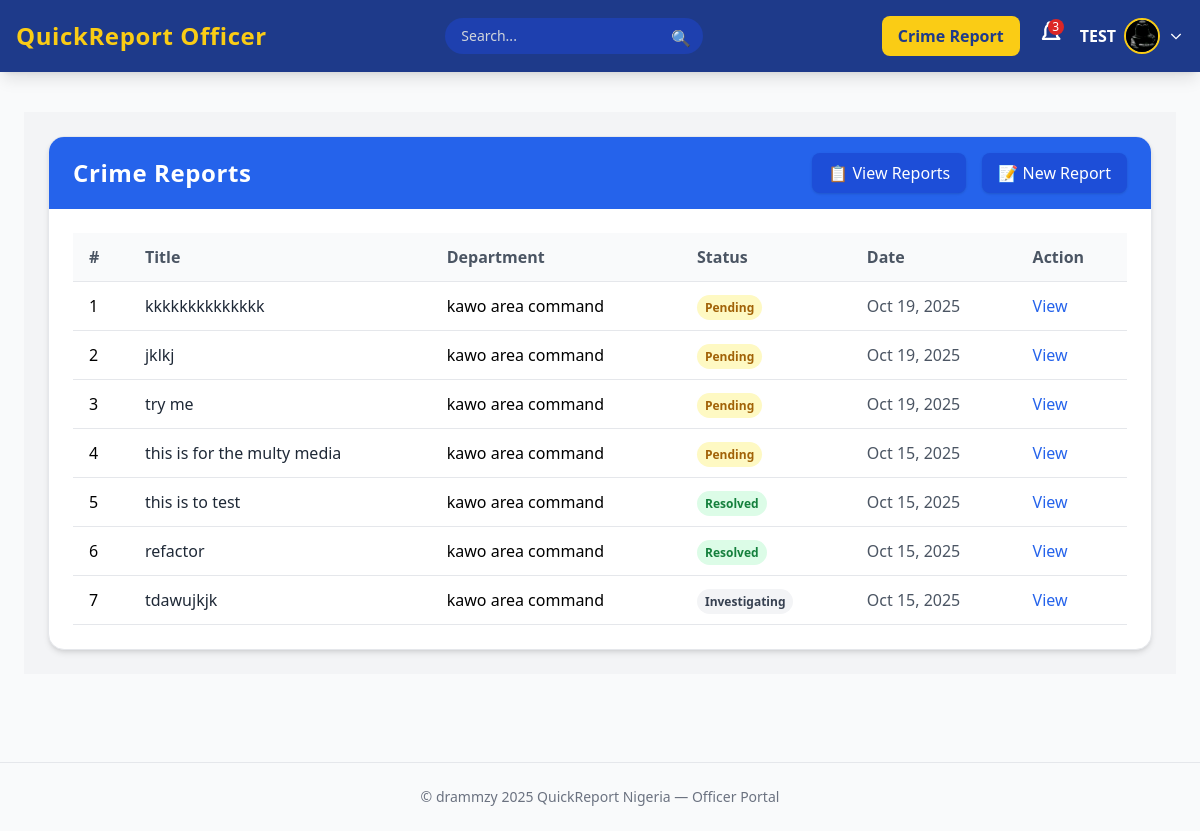
The page /add-report/ (signed in) on the database as committed earlier.
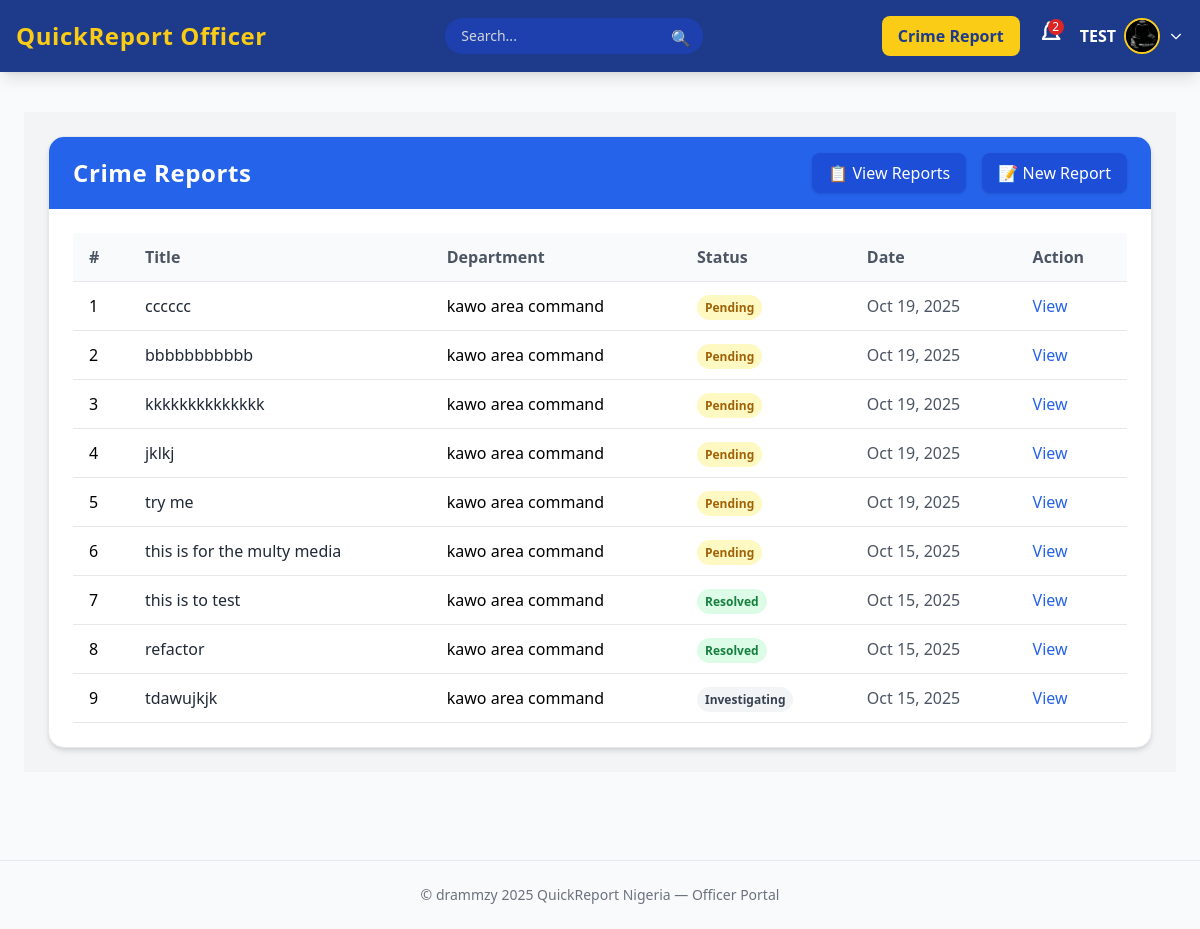
The same page on the database as committed later.
### crime_app/models.py (models this page shows, shortened)
class CrimeReport(models.Model):
    STATUS_CHOICES = (
        ('Pending', 'Pending'),
        ('Investigating', 'Investigating'),
        ('Resolved', 'Resolved'),
        ('Dismissed', 'Dismissed')
    )
    PRIORITY_CHOICES = (
        ('Low', 'Low'),
        ('Medium', 'Medium'),
        ('High', 'High'),
        ('Emergency', 'Emergency')
    )
    INCIDENT_TYPES = [
        ('CR-TEMP', 'CR-TEMP'),
        ('ASSAULT', 'Assault'),
        ('BURGLARY', 'Burglary'),
        ('THEFT', 'Theft'),
        ('ROBBERY', 'Robbery'),
        ('VANDALISM', 'Vandalism'),
        ('FRAUD', 'Fraud'),
        ('CYBERCRIME', 'Cyber Crime'),
        ('DRUG_OFFENSE', 'Drug Offense'),
        ('TRAFFIC_ACCIDENT', 'Traffic Accident'),
        ('DOMESTIC_VIOLENCE', 'Domestic Violence'),
        ('HARASSMENT', 'Harassment'),
        ('OTHER', 'Other'),
    ]
    report_id = models.CharField(max_length=12, unique=True, editable=False)
    reporter = models.ForeignKey(User, on_delete=models.SET_NULL, null=True, blank=True, related_name='reports')
    department = models.ForeignKey(Department, on_delete=models.SET_NULL, null=True, blank=True)
    title = models.CharField(max_length=200)
    description = models.TextField()
    location = models.CharField(max_length=255)
    latitude = models.FloatField(null=True, blank=True)
    longitude = models.FloatField(null=True, blank=True)
    incident_type = models.CharField(max_length=50, choices=INCIDENT_TYPES)
    priority = models.CharField(max_length=20, choices=PRIORITY_CHOICES, default='Medium')
    evidence_image = models.ImageField(upload_to='evidence/images/%Y/%m/%d/', null=True, blank=True)
    evidence_video = models.FileField(upload_to='evidence/videos/%Y/%m/%d/', null=True, blank=True)
    evidence_audio = models.FileField(upload_to='evidence/audio/%Y/%m/%d/', null=True, blank=True)
    date_reported = models.DateTimeField(auto_now_add=True)
    date_updated = models.DateTimeField(auto_now=True)
    status = models.CharField(max_length=20, choices=STATUS_CHOICES, default='Pending')
    class Meta:
        ordering = ['-date_reported']
        indexes = [
            models.Index(fields=['status', 'date_reported']),
            models.Index(fields=['reporter', 'date_reported']),
            models.Index(fields=['department', 'date_reported']),
        ]
        verbose_name = "Crime Report"
        verbose_name_plural = "Crime Reports"

class Department(models.Model):
    name = models.CharField(max_length=100, unique=True)
    location = models.CharField(max_length=150)
    contact_number = models.CharField(max_length=20, blank=True, null=True)
    established_date = models.DateField(blank=True, null=True)
    is_active = models.BooleanField(default=True)
    def __str__(self):
        return f"{self.name} ({'Active' if self.is_active else 'Suspended'})"

### crime_app/views.py (the view)
# urls.py: path('add-report/', views.add_report, name='add-report'),
def add_report(request):
    if not hasattr(request.user, 'officer'):
        messages.error(request, "Only officers can access this page.")
        return redirect('my-login')
    if request.method == 'POST':
        form = CrimeReportForm(request.POST, request.FILES)
        if form.is_valid():
            report = form.save(commit=False)
            report.evidence_image = request.FILES.get('photo_file') or request.FILES.get('evidence_image')
            report.evidence_audio = request.FILES.get('audio_file') or request.FILES.get('evidence_audio')
            report.evidence_video = request.FILES.get('video_file') or request.FILES.get('evidence_video')
            if request.user.is_authenticated:
                report.reporter = request.user
            if hasattr(request.user, 'officer'):
                report.department = request.user.officer.department
            report.save()
            if report.department:
                officers = Officer.objects.filter(department=report.department)
                for officer in officers:
                    Notification.objects.create(
                        officer=officer,
                        message=f"🚨 New crime reported in your department: {report.title}"
                    )
            messages.success(request, "Crime report submitted successfully!")
            return redirect('officer-board')
    else:
        form = CrimeReportForm()
    reports = CrimeReport.objects.filter(department=request.user.officer.department).order_by('-date_reported')
    return render(request, 'crime_app/officerPage/add-report.html', {'form': form, 'reports': reports})

### crime_app/context_processors.py (called while the page is built)
def officer_notifications(request):
    if request.user.is_authenticated and hasattr(request.user, 'officer'):
        officer = request.user.officer
        unread_count = officer.notifications.filter(is_read=False).count()
        recent_notifications = officer.notifications.order_by('-created_at')[:5]
    else:
        unread_count = 0
        recent_notifications = []
    return {
        'unread_count': unread_count,
        'recent_notifications': recent_notifications,
    }

### crime_app/templates/crime_app/officerPage/add-report.html (shortened to what this page needs)
{% extends "crime_app/officerPage/main.html" %}
{% load static %}
{% load crispy_forms_tags %}
{% block content %}
<div class="bg-gray-100 p-6">
  <div class="max-w-7xl mx-auto bg-white rounded-2xl shadow-md overflow-hidden border border-gray-200">
    <div class="flex justify-between items-center bg-blue-600 text-white px-6 py-4">
      <h1 class="text-2xl font-bold tracking-wide">Crime Reports</h1>
      <div class="space-x-3">
        <button id="showTableBtn"
          class="bg-blue-700 hover:bg-blue-800 text-white px-4 py-2 rounded-lg shadow transition">
          📋 View Reports
        </button>
        <button id="showFormBtn"
          class="bg-blue-700 text-white hover:bg-blue-800 px-4 py-2 rounded-lg shadow transition">
          📝 New Report
        </button>
      </div>
    </div>
    <div id="reportTableSection" class="p-6 overflow-x-auto">
      <table class="w-full text-left border-collapse">
        <thead class="bg-gray-50 border-b border-gray-200">
          <tr>
            <th class="px-4 py-3 font-semibold text-gray-600">#</th>
            <th class="px-4 py-3 font-semibold text-gray-600">Title</th>
            <th class="px-4 py-3 font-semibold text-gray-600">Department</th>
            <th class="px-4 py-3 font-semibold text-gray-600">Status</th>
            <th class="px-4 py-3 font-semibold text-gray-600">Date</th>
            <th class="px-4 py-3 font-semibold text-gray-600">Action</th>
          </tr>
        </thead>
        <tbody>
          {% for report in reports %}
          <tr class="border-b hover:bg-gray-50">
            <td class="px-4 py-3">{{ forloop.counter }}</td>
            <td class="px-4 py-3 font-medium text-gray-800">{{ report.title }}</td>
            <td class="px-4 py-3">{{ report.department.name }}</td>
            <td class="px-4 py-3">
              <span
                class="px-2 py-1 rounded-full text-xs font-semibold {% if report.status == 'Pending' %}bg-yellow-100 text-yellow-700{% elif report.status == 'Resolved' %}bg-green-100 text-green-700{% else %}bg-gray-100 text-gray-700{% endif %}">
                {{ report.status }}
              </span>
            </td>
            <td class="px-4 py-3 text-gray-600">{{ report.date_reported|date:"M d, Y" }}</td>
            <td class="px-4 py-3">
              <a href="{% url 'report-detail' report.id %}"
                class="text-blue-600 hover:underline font-medium">View</a>
            </td>
          </tr>
          {% empty %}
          <tr>
            <td colspan="6" class="text-center py-6 text-gray-500">No reports available.</td>
          </tr>
          {% endfor %}
        </tbody>
      </table>
    </div>
  </div>
</div>
{% endblock %}

### crime_app/templates/crime_app/officerPage/main.html (shortened to what this page needs)
{% load static %}
<!DOCTYPE html>
<html lang="en">
<head>
  <script src="https://cdn.tailwindcss.com"></script>
</head>
<body class="bg-gray-50 font-sans antialiased">
  <header class="bg-blue-900 text-white shadow-lg fixed top-0 w-full z-50">
    <div class="max-w-7xl mx-auto px-4 py-4 flex justify-between items-center">
      <div class="flex items-center space-x-2">
        <h1 class="text-2xl text-yellow-400 font-bold tracking-wide">
          <a href="{% url 'officer-board' %}">QuickReport Officer</a>
        </h1>
      </div>
      <div class="relative">
        <form method="GET" action="{% url 'search-report' %}" class="relative w-full max-w-md mx-auto">
        <input
            type="text"
            name="q"
            placeholder="Search..."
            value="{{ request.GET.q }}"
            class="bg-blue-800 text-sm px-4 py-2 rounded-full focus:outline-none focus:ring-2 focus:ring-yellow-400 placeholder-gray-300 text-gray-100 w-full pr-10"
        >
        <button type="submit" class="absolute right-0 top-0 mt-2 mr-3 text-gray-400">
            🔍
        </button>
    </form>
      </div>
      <div class="flex items-center space-x-4">
        <a href="{% url 'add-report' %}" class="hidden md:inline-block bg-yellow-400 hover:bg-yellow-500 text-blue-900 px-4 py-2 rounded-lg font-semibold transition">
          Crime Report
        </a>
        <div class="relative">
          <button id="notifyBtn" class="relative focus:outline-none">
            {% if unread_count > 0 %}
              <span id="notificationCount" class="absolute top-0 right-0 bg-red-600 text-xs text-white rounded-full w-4 h-4 flex items-center justify-center">
                {{ unread_count }}
              </span>
            {% endif %}
          </button>
        </div>
        <div class="relative">
          <button id="profileBtn" class="flex items-center space-x-2 focus:outline-none">
            <span class="hidden md:inline font-semibold">{{ user.last_name|upper }}</span>
            {% if user.officer.profile_picture %}
              <img src="{{ user.officer.profile_picture.url }}" alt="Officer Photo"
                class="w-9 h-9 rounded-full border-2 border-yellow-400 object-cover">
            {% else %}
              <img src="{% static 'images/avatar.png' %}" alt="Officer" class="w-9 h-9 rounded-full border-2 border-yellow-400">
            {% endif %}
            <svg class="w-4 h-4" fill="none" stroke="currentColor" stroke-width="2" viewBox="0 0 24 24">
              <path d="M19 9l-7 7-7-7"></path>
            </svg>
          </button>
        </div>
      </div>
    </div>
  </header>
  <main class="max-w-7xl mx-auto px-6 pt-28 pb-10">
    {% block content %}
    {% endblock %}
  </main>
  <footer class="text-center text-sm text-gray-500 py-6 border-t mt-12">
    &copy;  drammzy 2025 QuickReport Nigeria — Officer Portal
  </footer>
</body>
</html>

Rows that differ between the two databases and show on the page:
added CrimeReport: title "cccccc", department.name "kawo area command", status "Pending", date_reported "Oct 19, 2025"
added CrimeReport: title "bbbbbbbbbbb", department.name "kawo area command", status "Pending", date_reported "Oct 19, 2025"
Other text that changed with them:
{{ unread_count }}: "3" → "2"
